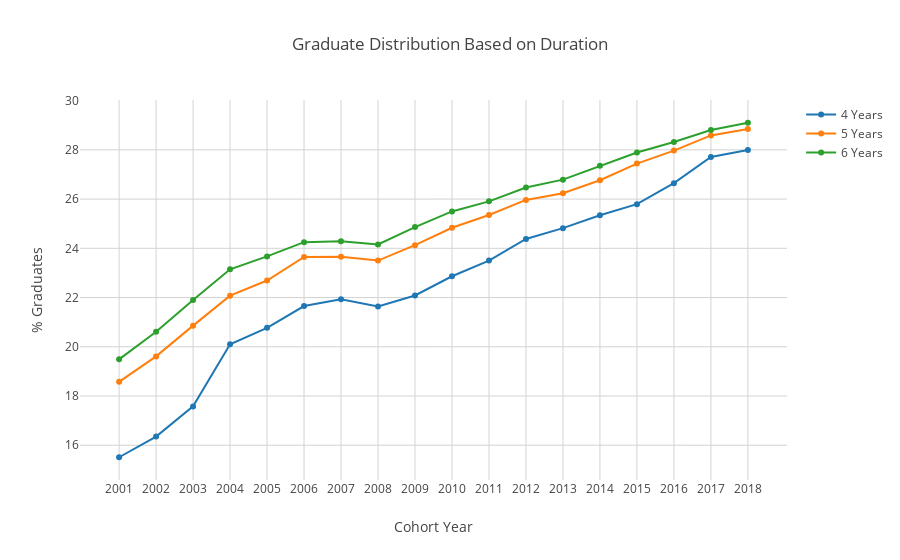

The notebook cell saved with this chart:
### Code cell
fig = go.Figure()

fig.add_trace(go.Scatter(x=cohort_total_students_per_year['Cohort Year'], y=cohort_total_students_per_year['4-year Grad %'], mode='lines+markers', name='4 Years'))
fig.add_trace(go.Scatter(x=cohort_total_students_per_year['Cohort Year'], y=cohort_total_students_per_year['5-year Grad %'], mode='lines+markers', name='5 Years'))
fig.add_trace(go.Scatter(x=cohort_total_students_per_year['Cohort Year'], y=cohort_total_students_per_year['6-year Grad %'], mode='lines+markers', name='6 Years'))

fig.update_layout(
    title="Graduate Distribution Based on Duration",
    xaxis_title="Cohort Year",
    yaxis_title="% Graduates",
    xaxis=dict(
        tickvals=cohort_total_students_per_year['Cohort Year'], 
        ticktext=cohort_total_students_per_year['Cohort Year']
    )
)

### Figure 1 — Plotly figure (JSON) as saved in the notebook; plotly's stock layout.template omitted (floating-point values rounded to 4 significant figures)
{"data": [{"mode": "lines+markers", "name": "4 Years", "type": "scatter", "x": [2001, 2002, 2003, 2004, 2005, 2006, 2007, 2008, 2009, 2010, 2011, 2012, 2013, 2014, 2015, 2016, 2017, 2018], "y": [15.51, 16.35, 17.58, 20.1, 20.77, 21.65, 21.93, 21.64, 22.08, 22.87, 23.5, 24.38, 24.82, 25.34, 25.79, 26.65, 27.71, 27.99]}, {"mode": "lines+markers", "name": "5 Years", "type": "scatter", "x": [2001, 2002, 2003, 2004, 2005, 2006, 2007, 2008, 2009, 2010, 2011, 2012, 2013, 2014, 2015, 2016, 2017, 2018], "y": [18.58, 19.61, 20.86, 22.08, 22.69, 23.65, 23.65, 23.5, 24.13, 24.83, 25.35, 25.97, 26.24, 26.77, 27.44, 27.97, 28.59, 28.85]}, {"mode": "lines+markers", "name": "6 Years", "type": "scatter", "x": [2001, 2002, 2003, 2004, 2005, 2006, 2007, 2008, 2009, 2010, 2011, 2012, 2013, 2014, 2015, 2016, 2017, 2018], "y": [19.49, 20.61, 21.91, 23.15, 23.67, 24.25, 24.28, 24.16, 24.86, 25.5, 25.91, 26.47, 26.79, 27.35, 27.89, 28.32, 28.81, 29.1]}], "layout": {"title": {"text": "Graduate Distribution Based on Duration"}, "xaxis": {"ticktext": [2001, 2002, 2003, 2004, 2005, 2006, 2007, 2008, 2009, 2010, 2011, 2012, 2013, 2014, 2015, 2016, 2017, 2018], "tickvals": [2001, 2002, 2003, 2004, 2005, 2006, 2007, 2008, 2009, 2010, 2011, 2012, 2013, 2014, 2015, 2016, 2017, 2018], "title": {"text": "Cohort Year"}}, "yaxis": {"title": {"text": "% Graduates"}}}}
